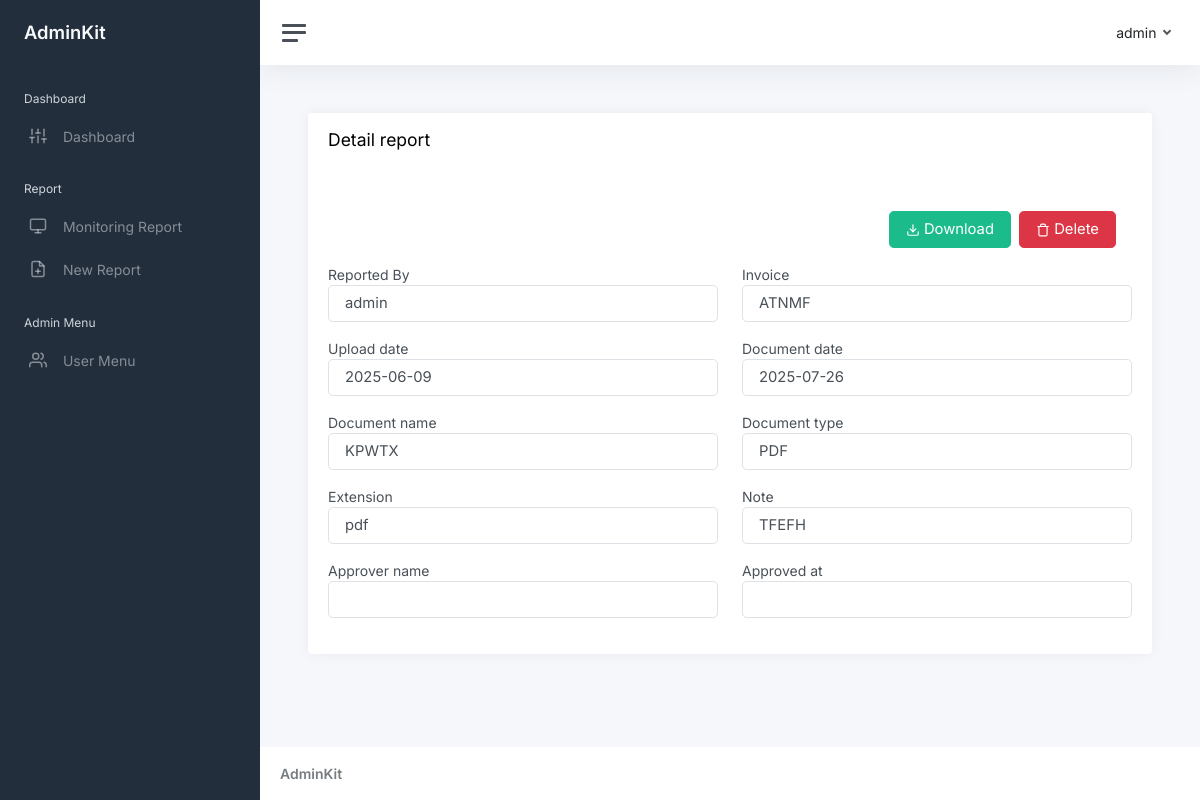
The page /show-report.php?invoice=ATNMF (signed in) on the database as committed earlier.
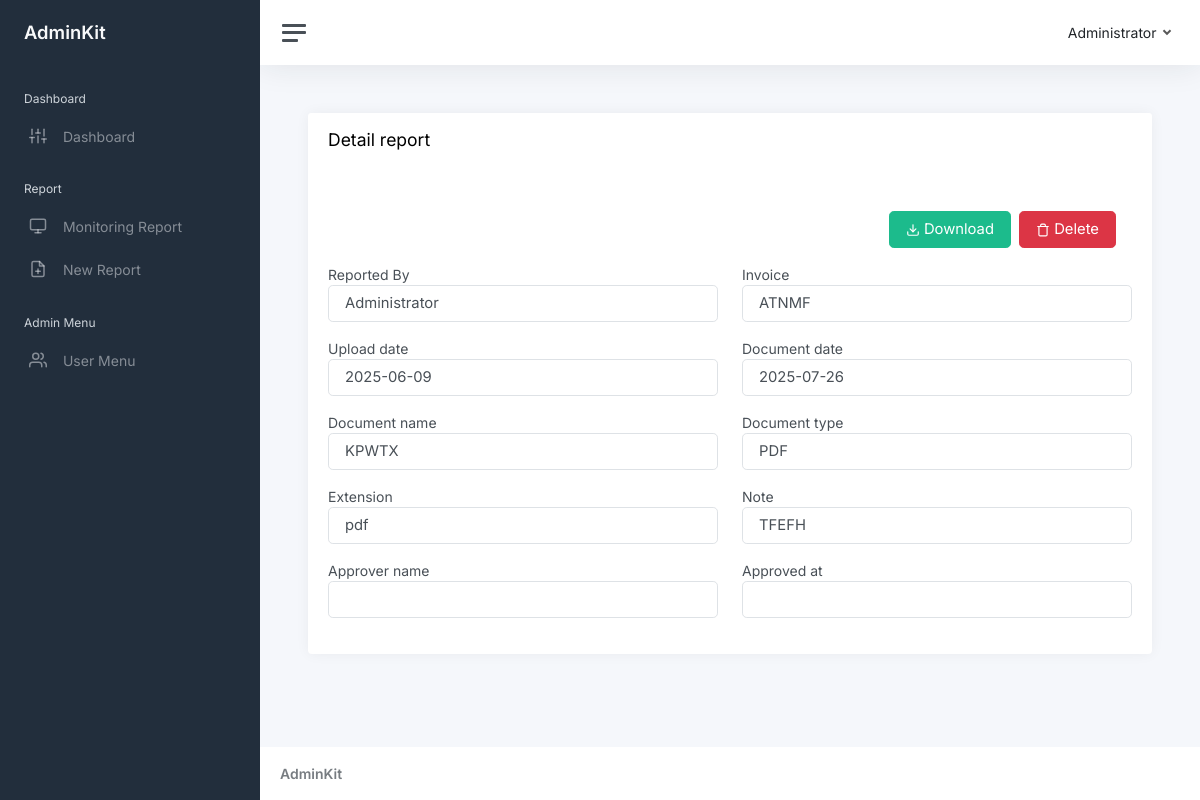
The same page on the database as committed later.
### tables this page shows
CREATE TABLE IF NOT EXISTS `reports` (
  `id` int NOT NULL AUTO_INCREMENT,
  `reported_by` int NOT NULL,
  `reporter_role_id` int NOT NULL,
  `invoice` varchar(256) NOT NULL,
  `upload_date` date NOT NULL,
  `document_date` date NOT NULL,
  `document_name` varchar(256) NOT NULL,
  `document_type_id` int NOT NULL,
  `extension` varchar(256) NOT NULL,
  `note` longtext,
  `approved_by` int DEFAULT NULL,
  `approved_at` datetime DEFAULT NULL,
  `created_at` datetime NOT NULL,
  `updated_at` datetime NOT NULL,
  PRIMARY KEY (`id`),
  UNIQUE KEY `invoice` (`invoice`),
  KEY `reported_by` (`reported_by`),
  KEY `reporter_role_id` (`reporter_role_id`),
  KEY `document_type_id` (`document_type_id`),
  KEY `approved_by` (`approved_by`),
  CONSTRAINT `FK_reports_document_type` FOREIGN KEY (`document_type_id`) REFERENCES `document_types` (`id`) ON DELETE CASCADE,
  CONSTRAINT `FK_reports_roles` FOREIGN KEY (`reporter_role_id`) REFERENCES `roles` (`id`) ON DELETE CASCADE,
  CONSTRAINT `FK_reports_users` FOREIGN KEY (`reported_by`) REFERENCES `users` (`id`) ON DELETE CASCADE,
  CONSTRAINT `FK_reports_users_2` FOREIGN KEY (`approved_by`) REFERENCES `users` (`id`) ON DELETE CASCADE
);

CREATE TABLE IF NOT EXISTS `users` (
  `id` int NOT NULL AUTO_INCREMENT,
  `name` varchar(256) NOT NULL,
  `email` varchar(256) NOT NULL,
  `password` varchar(256) NOT NULL,
  `role_id` int NOT NULL,
  `created_at` datetime NOT NULL,
  `updated_at` datetime NOT NULL,
  PRIMARY KEY (`id`),
  UNIQUE KEY `email` (`email`),
  KEY `role_id` (`role_id`),
  CONSTRAINT `FK_users_roles` FOREIGN KEY (`role_id`) REFERENCES `roles` (`id`) ON DELETE CASCADE
);

CREATE TABLE IF NOT EXISTS `document_types` (
  `id` int NOT NULL AUTO_INCREMENT,
  `name` varchar(256) NOT NULL,
  `extension` json NOT NULL,
  PRIMARY KEY (`id`),
  UNIQUE KEY `name` (`name`)
);

### middleware/auth.php (called while the page is built, shortened)
<?php
$auth = (object) $_SESSION['auth'];

### show-report.php (the view, shortened to what the changed rows need)
<?php
include './config/database.php';
include './middleware/auth.php';
$invoice = $_GET['invoice'];
$query = "SELECT a.id, b.name reporter_name, invoice, upload_date, document_date, document_name, c.name document_type, a.extension, note, d.name approver_name, approved_at FROM reports a LEFT JOIN users b on a.reported_by = b.id LEFT JOIN document_types c ON a.document_type_id = c.id LEFT JOIN users d ON a.approved_by = d.id WHERE invoice = '$invoice'";
$data_reports = mysqli_query($db, $query);
$result = mysqli_fetch_object($data_reports);
?>
<div class="card">
    <div class="card-body">
        <div class="row">
            <div class="col-12 col-md-6 mb-3">
                <label for="reporter_name">Reported By</label>
                <input type="text" id="reporter_name" value="<?= $result->reporter_name ?>" class="form-control form-control-lg" readonly>
            </div>
            <div class="col-12 col-md-6 mb-3">
                <label for="invoice">Invoice</label>
                <input type="text" id="invoice" value="<?= $result->invoice ?>" class="form-control form-control-lg" readonly>
            </div>
            <div class="col-12 col-md-6 mb-3">
                <label for="upload_date">Upload date</label>
                <input type="text" id="upload_date" value="<?= $result->upload_date ?>" class="form-control form-control-lg" readonly>
            </div>
            <div class="col-12 col-md-6 mb-3">
                <label for="document_date">Document date</label>
                <input type="text" id="document_date" value="<?= $result->document_date ?>" class="form-control form-control-lg" readonly>
            </div>
            <div class="col-12 col-md-6 mb-3">
                <label for="document_name">Document name</label>
                <input type="text" id="document_name" value="<?= $result->document_name ?>" class="form-control form-control-lg" readonly>
            </div>
            <div class="col-12 col-md-6 mb-3">
                <label for="document_type">Document type</label>
                <input type="text" id="document_type" value="<?= $result->document_type ?>" class="form-control form-control-lg" readonly>
            </div>
            <div class="col-12 col-md-6 mb-3">
                <label for="extension">Extension</label>
                <input type="text" id="extension" value="<?= $result->extension ?>" class="form-control form-control-lg" readonly>
            </div>
            <div class="col-12 col-md-6 mb-3">
                <label for="note">Note</label>
                <input type="text" id="note" value="<?= $result->note ?>" class="form-control form-control-lg" readonly>
            </div>
        </div>
    </div>
</div>
<?php
$content = ob_get_clean();
include "./template.php";
?>

### template.php (shortened to what the changed rows need)
<!DOCTYPE html>
<html lang="en">
<head>
    <link href="https://cdn.jsdelivr.net/npm/bootstrap@5.3.7/dist/css/bootstrap.min.css" rel="stylesheet">
    <link href="./public/css/app.css" rel="stylesheet">
</head>
<body>
    <div class="wrapper">
        <div class="main">
            <nav class="navbar navbar-expand navbar-light navbar-bg">
                <div class="navbar-collapse collapse">
                    <ul class="navbar-nav navbar-align">
                        <li class="nav-item dropdown">
                            <a class="nav-link dropdown-toggle d-none d-sm-inline-block" href="#" data-bs-toggle="dropdown">
                                <span class="text-dark"><?= $auth->name ?></span>
                            </a>
                        </li>
                    </ul>
                </div>
            </nav>
            <main class="content">
                <div class="container-fluid p-0">
                    <?= $content; ?>
                </div>
            </main>
        </div>
    </div>
</body>
</html>

Rows that differ between the two databases and show on the page:
changed through a linked row, reports "ATNMF": reported_by.name "admin" → "Administrator"
Other text that changed with them:
$auth->name: "admin" → "Administrator"
